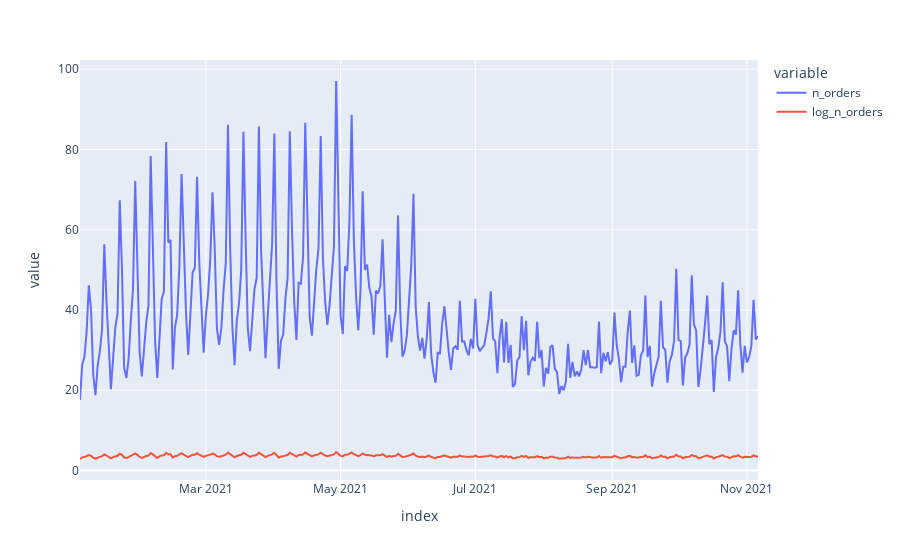

Notebook code for this chart:
### Code cell
ts["log_n_orders"] = ts.n_orders
ts["log_n_orders"][ts.n_orders==0] = 1
ts["log_n_orders"] = np.log(ts.log_n_orders)
ts.plot()

### Figure 1 — Plotly figure (JSON) as saved in the notebook; plotly's stock layout.template omitted (floating-point values rounded to 4 significant figures; data arrays with more than 128 entries replaced by an {"elided": "..."} marker saying what was removed)
{"data": [{"hovertemplate": "variable=n_orders<br>index=%{x}<br>value=%{y}<extra></extra>", "legendgroup": "n_orders", "line": {"color": "#636efa", "dash": "solid"}, "marker": {"symbol": "circle"}, "mode": "lines", "name": "n_orders", "orientation": "v", "showlegend": true, "type": "scatter", "x": {"elided": "308 str values"}, "xaxis": "x", "y": {"elided": "308 float values"}, "yaxis": "y"}, {"hovertemplate": "variable=log_n_orders<br>index=%{x}<br>value=%{y}<extra></extra>", "legendgroup": "log_n_orders", "line": {"color": "#EF553B", "dash": "solid"}, "marker": {"symbol": "circle"}, "mode": "lines", "name": "log_n_orders", "orientation": "v", "showlegend": true, "type": "scatter", "x": {"elided": "308 str values"}, "xaxis": "x", "y": {"elided": "308 float values"}, "yaxis": "y"}], "layout": {"legend": {"title": {"text": "variable"}, "tracegroupgap": 0}, "margin": {"t": 60}, "xaxis": {"anchor": "y", "domain": [0, 1], "title": {"text": "index"}}, "yaxis": {"anchor": "x", "domain": [0, 1], "title": {"text": "value"}}}}
